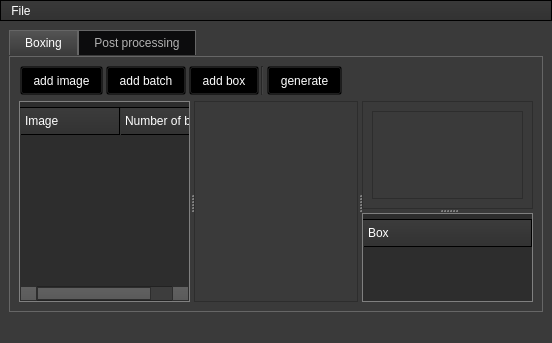
<?xml version="1.0" encoding="UTF-8"?>
<ui version="4.0">
 <class>MainWindow</class>
 <widget class="QMainWindow" name="MainWindow">
  <property name="geometry">
   <rect>
    <x>0</x>
    <y>0</y>
    <width>552</width>
    <height>343</height>
   </rect>
  </property>
  <property name="sizePolicy">
   <sizepolicy hsizetype="Fixed" vsizetype="Preferred">
    <horstretch>0</horstretch>
    <verstretch>0</verstretch>
   </sizepolicy>
  </property>
  <property name="contextMenuPolicy">
   <enum>Qt::PreventContextMenu</enum>
  </property>
  <property name="windowTitle">
   <string>MainWindow</string>
  </property>
  <property name="toolTipDuration">
   <number>0</number>
  </property>
  <property name="layoutDirection">
   <enum>Qt::LeftToRight</enum>
  </property>
  <property name="styleSheet">
   <string notr="true">/*Copyright (c) DevSec Studio. All rights reserved.

MIT License

Permission is hereby granted, free of charge, to any person obtaining a copy
of this software and associated documentation files (the &quot;Software&quot;), to deal
in the Software without restriction, including without limitation the rights
to use, copy, modify, merge, publish, distribute, sublicense, and/or sell
copies of the Software, and to permit persons to whom the Software is
furnished to do so, subject to the following conditions:

The above copyright notice and this permission notice shall be included in all
copies or substantial portions of the Software.

THE SOFTWARE IS PROVIDED *AS IS*, WITHOUT WARRANTY OF ANY KIND, EXPRESS OR
IMPLIED, INCLUDING BUT NOT LIMITED TO THE WARRANTIES OF MERCHANTABILITY,
FITNESS FOR A PARTICULAR PURPOSE AND NONINFRINGEMENT. IN NO EVENT SHALL THE
AUTHORS OR COPYRIGHT HOLDERS BE LIABLE FOR ANY CLAIM, DAMAGES OR OTHER
LIABILITY, WHETHER IN AN ACTION OF CONTRACT, TORT OR OTHERWISE, ARISING FROM,
OUT OF OR IN CONNECTION WITH THE SOFTWARE OR THE USE OR OTHER DEALINGS IN THE SOFTWARE.
*/

/*-----QWidget-----*/
QWidget
{
	background-color: #3a3a3a;
	color: #fff;
	selection-background-color: #b78620;
	selection-color: #000;

}


/*-----QLabel-----*/
QLabel
{
	background-color: transparent;
	color: #fff;

}


/*-----QMenuBar-----*/
QMenuBar 
{
	background-color: qlineargradient(spread:repeat, x1:1, y1:0, x2:1, y2:1, stop:0 rgba(57, 57, 57, 255),stop:1 rgba(50, 50, 50, 255));
	border: 1px solid #000;
	color: #fff;

}


QMenuBar::item 
{
	background-color: transparent;

}


QMenuBar::item:selected 
{
	background-color: rgba(183, 134, 32, 20%);
	border: 1px solid #b78620;
	color: #fff;

}


QMenuBar::item:pressed 
{
	background-color: rgb(183, 134, 32);
	border: 1px solid #b78620;
	color: #fff;

}


/*-----QMenu-----*/
QMenu
{
    background-color: qlineargradient(spread:repeat, x1:1, y1:0, x2:1, y2:1, stop:0 rgba(57, 57, 57, 255),stop:1 rgba(50, 50, 50, 255));
    border: 1px solid #222;
    padding: 4px;
	color: #fff;

}


QMenu::item
{
    background-color: transparent;
    padding: 2px 20px 2px 20px;

}


QMenu::separator
{
   	background-color: rgb(183, 134, 32);
	height: 1px;

}


QMenu::item:disabled
{
    color: #555;
    background-color: transparent;
    padding: 2px 20px 2px 20px;

}


QMenu::item:selected
{
	background-color: rgba(183, 134, 32, 20%);
	border: 1px solid #b78620;
	color: #fff;

}


/*-----QToolBar-----*/
QToolBar
{
	background-color: qlineargradient(spread:repeat, x1:1, y1:0, x2:1, y2:1, stop:0 rgba(69, 69, 69, 255),stop:1 rgba(58, 58, 58, 255));
	border-top: none;
	border-bottom: 1px solid #4f4f4f;
	border-left: 1px solid #4f4f4f;
	border-right: 1px solid #4f4f4f;

}


QToolBar::separator
{
	background-color: #2e2e2e;
	width: 1px;

}


/*-----QToolButton-----*/
QToolButton 
{
	background-color: transparent;
	color: #fff;
	padding: 5px;
	padding-left: 8px;
	padding-right: 8px;
	margin-left: 1px;
}


QToolButton:hover
{
	background-color: rgba(183, 134, 32, 20%);
	border: 1px solid #b78620;
	color: #fff;
	
}


QToolButton:pressed
{
	background-color: qlineargradient(spread:repeat, x1:1, y1:0, x2:1, y2:1, stop:0 rgba(57, 57, 57, 255),stop:1 rgba(50, 50, 50, 255));
	border: 1px solid #b78620;

}


QToolButton:checked
{
	background-color: qlineargradient(spread:repeat, x1:1, y1:0, x2:1, y2:1, stop:0 rgba(57, 57, 57, 255),stop:1 rgba(50, 50, 50, 255));
	border: 1px solid #222;
}


/*-----QPushButton-----*/
QPushButton
{
	background-color: qlineargradient(spread:repeat, x1:1, y1:0, x2:1, y2:1, stop:0 rgba(84, 84, 84, 255),stop:1 rgba(59, 59, 59, 255));
	color: #ffffff;
	min-width: 80px;
	border-style: solid;
	border-width: 1px;
	border-radius: 3px;
	border-color: #051a39;
	padding: 5px;

}


QPushButton::flat
{
	background-color: transparent;
	border: none;
	color: #fff;

}


QPushButton::disabled
{
	background-color: #404040;
	color: #656565;
	border-color: #051a39;

}


QPushButton::hover
{
	background-color: rgba(183, 134, 32, 20%);
	border: 1px solid #b78620;

}


QPushButton::pressed
{
	background-color: qlineargradient(spread:repeat, x1:1, y1:0, x2:1, y2:1, stop:0 rgba(74, 74, 74, 255),stop:1 rgba(49, 49, 49, 255));
	border: 1px solid #b78620;

}


QPushButton::checked
{
	background-color: qlineargradient(spread:repeat, x1:1, y1:0, x2:1, y2:1, stop:0 rgba(74, 74, 74, 255),stop:1 rgba(49, 49, 49, 255));
	border: 1px solid #222;

}


/*-----QLineEdit-----*/
QLineEdit
{
	background-color: #131313;
	color : #eee;
	border: 1px solid #343434;
	border-radius: 2px;
	padding: 3px;
	padding-left: 5px;

}


/*-----QPlainTExtEdit-----*/
QPlainTextEdit
{
	background-color: #131313;
	color : #eee;
	border: 1px solid #343434;
	border-radius: 2px;
	padding: 3px;
	padding-left: 5px;

}


/*-----QTabBar-----*/
QTabBar::tab
{
	background-color: qlineargradient(spread:repeat, x1:1, y1:0, x2:1, y2:1, stop:0 rgba(84, 84, 84, 255),stop:1 rgba(59, 59, 59, 255));
	color: #ffffff;
	border-style: solid;
	border-width: 1px;
	border-color: #666;
	border-bottom: none;
	padding: 5px;
	padding-left: 15px;
	padding-right: 15px;

}


QTabWidget::pane 
{
	background-color: red;
	border: 1px solid #666;
	top: 1px;

}


QTabBar::tab:last
{
	margin-right: 0; 

}


QTabBar::tab:first:!selected
{
	background-color: #0c0c0d;
	margin-left: 0px;

}


QTabBar::tab:!selected
{
	color: #b1b1b1;
	border-bottom-style: solid;
	background-color: #0c0c0d;

}


QTabBar::tab:selected
{
	margin-bottom: 0px;

}


QTabBar::tab:!selected:hover
{
	border-top-color: #b78620;

}


/*-----QComboBox-----*/
QComboBox
{
    background-color: qlineargradient(spread:repeat, x1:1, y1:0, x2:1, y2:1, stop:0 rgba(84, 84, 84, 255),stop:1 rgba(59, 59, 59, 255));
    border: 1px solid #000;
    padding-left: 6px;
    color: #ffffff;
    height: 20px;

}


QComboBox::disabled
{
	background-color: #404040;
	color: #656565;
	border-color: #051a39;

}


QComboBox:on
{
    background-color: #b78620;
	color: #000;

}


QComboBox QAbstractItemView
{
    background-color: #383838;
    color: #ffffff;
    border: 1px solid black;
    selection-background-color: #b78620;
    outline: 0;

}


QComboBox::drop-down
{
	background-color: qlineargradient(spread:repeat, x1:1, y1:0, x2:1, y2:1, stop:0 rgba(57, 57, 57, 255),stop:1 rgba(50, 50, 50, 255));
    subcontrol-origin: padding;
    subcontrol-position: top right;
    width: 15px;
    border-left-width: 1px;
    border-left-color: black;
    border-left-style: solid; 

}


QComboBox::down-arrow
{
    image: url(://arrow-down.png);
    width: 8px;
    height: 8px;
}


/*-----QSpinBox &amp; QDateTimeEdit-----*/
QSpinBox,
QDateTimeEdit 
{
    background-color: #131313;
	color : #eee;
	border: 1px solid #343434;
	padding: 3px;
	padding-left: 5px;
    border-radius : 2px;

}


QSpinBox::up-button, 
QDateTimeEdit::up-button
{
	border-top-right-radius:2px;
	background-color: #777777;
    width: 16px; 
    border-width: 1px;

}


QSpinBox::up-button:hover, 
QDateTimeEdit::up-button:hover
{
	background-color: #585858;

}


QSpinBox::up-button:pressed, 
QDateTimeEdit::up-button:pressed
{
	background-color: #252525;
    width: 16px; 
    border-width: 1px;

}


QSpinBox::up-arrow,
QDateTimeEdit::up-arrow
{
    image: url(://arrow-up.png);
    width: 7px;
    height: 7px;

}


QSpinBox::down-button, 
QDateTimeEdit::down-button
{
	border-bottom-right-radius:2px;
	background-color: #777777;
    width: 16px; 
    border-width: 1px;

}


QSpinBox::down-button:hover, 
QDateTimeEdit::down-button:hover
{
	background-color: #585858;

}


QSpinBox::down-button:pressed, 
QDateTimeEdit::down-button:pressed
{
	background-color: #252525;
    width: 16px; 
    border-width: 1px;

}


QSpinBox::down-arrow,
QDateTimeEdit::down-arrow
{
    image: url(://arrow-down.png);
    width: 7px;
    height: 7px;

}


/*-----QGroupBox-----*/
QGroupBox 
{
    border: 1px solid;
    border-color: #666666;
	border-radius: 5px;
    margin-top: 20px;

}


QGroupBox::title  
{
    background-color: transparent;
    color: #eee;
    subcontrol-origin: margin;
    padding: 5px;
	border-top-left-radius: 3px;
	border-top-right-radius: 3px;

}


/*-----QHeaderView-----*/
QHeaderView::section
{
    background-color: qlineargradient(spread:repeat, x1:1, y1:0, x2:1, y2:1, stop:0 rgba(60, 60, 60, 255),stop:1 rgba(50, 50, 50, 255));
	border: 1px solid #000;
    color: #fff;
    text-align: left;
	padding: 4px;
	
}


QHeaderView::section:disabled
{
    background-color: #525251;
    color: #656565;

}


QHeaderView::section:checked
{
    background-color: qlineargradient(spread:repeat, x1:1, y1:0, x2:1, y2:1, stop:0 rgba(60, 60, 60, 255),stop:1 rgba(50, 50, 50, 255));
    color: #fff;

}


QHeaderView::section::vertical::first,
QHeaderView::section::vertical::only-one
{
    border-top: 1px solid #353635;

}


QHeaderView::section::vertical
{
    border-top: 1px solid #353635;

}


QHeaderView::section::horizontal::first,
QHeaderView::section::horizontal::only-one
{
    border-left: 1px solid #353635;

}


QHeaderView::section::horizontal
{
    border-left: 1px solid #353635;

}


QTableCornerButton::section
{
    background-color: qlineargradient(spread:repeat, x1:1, y1:0, x2:1, y2:1, stop:0 rgba(60, 60, 60, 255),stop:1 rgba(50, 50, 50, 255));
	border: 1px solid #000;
    color: #fff;

}


/*-----QTreeWidget-----*/
QTreeView
{
	show-decoration-selected: 1;
	alternate-background-color: #3a3a3a;
	selection-color: #fff;
	background-color: #2d2d2d;
	border: 1px solid gray;
	padding-top : 5px;
	color: #fff;
	font: 8pt;

}


QTreeView::item:selected
{
	color:#fff;
	background-color: #b78620;
	border-radius: 0px;

}


QTreeView::item:!selected:hover
{
    background-color: #262626;
    border: none;
    color: white;

}


QTreeView::branch:has-children:!has-siblings:closed,
QTreeView::branch:closed:has-children:has-siblings 
{
	image: url(://tree-closed.png);

}


QTreeView::branch:open:has-children:!has-siblings,
QTreeView::branch:open:has-children:has-siblings  
{
	image: url(://tree-open.png);

}


/*-----QListView-----*/
QListView 
{
	background-color: qlineargradient(spread:repeat, x1:1, y1:0, x2:1, y2:1, stop:0 rgba(83, 83, 83, 255),stop:0.293269 rgba(81, 81, 81, 255),stop:0.634615 rgba(79, 79, 79, 255),stop:1 rgba(83, 83, 83, 255));
    border : none;
    color: white;
    show-decoration-selected: 1; 
    outline: 0;
	border: 1px solid gray;

}


QListView::disabled 
{
	background-color: #656565;
	color: #1b1b1b;
    border: 1px solid #656565;

}


QListView::item 
{
	background-color: #2d2d2d;
    padding: 1px;

}


QListView::item:alternate 
{
    background-color: #3a3a3a;

}


QListView::item:selected 
{
	background-color: #b78620;
	border: 1px solid #b78620;
	color: #fff;

}


QListView::item:selected:!active 
{
	background-color: #b78620;
	border: 1px solid #b78620;
	color: #fff;

}


QListView::item:selected:active 
{
	background-color: #b78620;
	border: 1px solid #b78620;
	color: #fff;

}


QListView::item:hover {
    background-color: #262626;
    border: none;
    color: white;

}


/*-----QCheckBox-----*/
QCheckBox
{
	background-color: transparent;
    color: lightgray;
	border: none;

}


QCheckBox::indicator
{
    background-color: #323232;
    border: 1px solid darkgray;
    width: 12px;
    height: 12px;

}


QCheckBox::indicator:checked
{
    image:url(&quot;./ressources/check.png&quot;);
	background-color: #b78620;
    border: 1px solid #3a546e;

}


QCheckBox::indicator:unchecked:hover
{
	border: 1px solid #b78620; 

}


QCheckBox::disabled
{
	color: #656565;

}


QCheckBox::indicator:disabled
{
	background-color: #656565;
	color: #656565;
    border: 1px solid #656565;

}


/*-----QRadioButton-----*/
QRadioButton 
{
	color: lightgray;
	background-color: transparent;

}


QRadioButton::indicator::unchecked:hover 
{
	background-color: lightgray;
	border: 2px solid #b78620;
	border-radius: 6px;
}


QRadioButton::indicator::checked 
{
	border: 2px solid #b78620;
	border-radius: 6px;
	background-color: rgba(183,134,32,20%);  
	width: 9px; 
	height: 9px; 

}


/*-----QSlider-----*/
QSlider::groove:horizontal 
{
	background-color: transparent;
	height: 3px;

}


QSlider::sub-page:horizontal 
{
	background-color: #b78620;

}


QSlider::add-page:horizontal 
{
	background-color: #131313;

}


QSlider::handle:horizontal 
{
	background-color: #b78620;
	width: 14px;
	margin-top: -6px;
	margin-bottom: -6px;
	border-radius: 6px;

}


QSlider::handle:horizontal:hover 
{
	background-color: #d89e25;
	border-radius: 6px;

}


QSlider::sub-page:horizontal:disabled 
{
	background-color: #bbb;
	border-color: #999;

}


QSlider::add-page:horizontal:disabled 
{
	background-color: #eee;
	border-color: #999;

}


QSlider::handle:horizontal:disabled 
{
	background-color: #eee;
	border: 1px solid #aaa;
	border-radius: 3px;

}


/*-----QScrollBar-----*/
QScrollBar:horizontal
{
    border: 1px solid #222222;
    background-color: #3d3d3d;
    height: 15px;
    margin: 0px 16px 0 16px;

}


QScrollBar::handle:horizontal
{
	background-color: qlineargradient(spread:repeat, x1:1, y1:0, x2:1, y2:1, stop:0 rgba(97, 97, 97, 255),stop:1 rgba(90, 90, 90, 255));
	border: 1px solid #2d2d2d;
    min-height: 20px;

}


QScrollBar::add-line:horizontal
{
	background-color: qlineargradient(spread:repeat, x1:1, y1:0, x2:1, y2:1, stop:0 rgba(97, 97, 97, 255),stop:1 rgba(90, 90, 90, 255));
	border: 1px solid #2d2d2d;
    width: 15px;
    subcontrol-position: right;
    subcontrol-origin: margin;

}


QScrollBar::sub-line:horizontal
{
	background-color: qlineargradient(spread:repeat, x1:1, y1:0, x2:1, y2:1, stop:0 rgba(97, 97, 97, 255),stop:1 rgba(90, 90, 90, 255));
	border: 1px solid #2d2d2d;
    width: 15px;
    subcontrol-position: left;
    subcontrol-origin: margin;

}


QScrollBar::right-arrow:horizontal
{
    image: url(://arrow-right.png);
    width: 6px;
    height: 6px;

}


QScrollBar::left-arrow:horizontal
{
    image: url(://arrow-left.png);
    width: 6px;
    height: 6px;

}


QScrollBar::add-page:horizontal, QScrollBar::sub-page:horizontal
{
    background: none;

}


QScrollBar:vertical
{
    background-color: #3d3d3d;
    width: 16px;
	border: 1px solid #2d2d2d;
    margin: 16px 0px 16px 0px;

}


QScrollBar::handle:vertical
{
    background-color: qlineargradient(spread:repeat, x1:1, y1:0, x2:1, y2:1, stop:0 rgba(97, 97, 97, 255),stop:1 rgba(90, 90, 90, 255));
	border: 1px solid #2d2d2d;
    min-height: 20px;

}


QScrollBar::add-line:vertical
{
	background-color: qlineargradient(spread:repeat, x1:1, y1:0, x2:1, y2:1, stop:0 rgba(97, 97, 97, 255),stop:1 rgba(90, 90, 90, 255));
	border: 1px solid #2d2d2d;
    height: 15px;
    subcontrol-position: bottom;
    subcontrol-origin: margin;

}


QScrollBar::sub-line:vertical
{
	background-color: qlineargradient(spread:repeat, x1:1, y1:0, x2:1, y2:1, stop:0 rgba(97, 97, 97, 255),stop:1 rgba(90, 90, 90, 255));
	border: 1px solid #2d2d2d;
    height: 15px;
    subcontrol-position: top;
    subcontrol-origin: margin;

}


QScrollBar::up-arrow:vertical
{
    image: url(://arrow-up.png);
    width: 6px;
    height: 6px;

}


QScrollBar::down-arrow:vertical
{
    image: url(://arrow-down.png);
    width: 6px;
    height: 6px;

}


QScrollBar::add-page:vertical, QScrollBar::sub-page:vertical
{
    background: none;

}


/*-----QProgressBar-----*/
QProgressBar
{
    border: 1px solid #666666;
    text-align: center;
	color: #000;
	font-weight: bold;

}


QProgressBar::chunk
{
    background-color: #b78620;
    width: 30px;
    margin: 0.5px;

}
</string>
  </property>
  <widget class="QWidget" name="centralwidget">
   <layout class="QGridLayout" name="gridLayout">
    <item row="0" column="0">
     <widget class="QTabWidget" name="tabWidget">
      <property name="currentIndex">
       <number>0</number>
      </property>
      <widget class="QWidget" name="tab_1">
       <attribute name="title">
        <string>Boxing</string>
       </attribute>
       <layout class="QGridLayout" name="gridLayout_4">
        <item row="0" column="0">
         <layout class="QHBoxLayout" name="horizontalLayout_2">
          <property name="spacing">
           <number>2</number>
          </property>
          <property name="sizeConstraint">
           <enum>QLayout::SetMinimumSize</enum>
          </property>
          <item>
           <widget class="QToolButton" name="add_image_button">
            <property name="sizePolicy">
             <sizepolicy hsizetype="Fixed" vsizetype="Fixed">
              <horstretch>0</horstretch>
              <verstretch>0</verstretch>
             </sizepolicy>
            </property>
            <property name="text">
             <string>add image</string>
            </property>
           </widget>
          </item>
          <item>
           <widget class="QToolButton" name="add_batch_button">
            <property name="sizePolicy">
             <sizepolicy hsizetype="Fixed" vsizetype="Fixed">
              <horstretch>0</horstretch>
              <verstretch>0</verstretch>
             </sizepolicy>
            </property>
            <property name="text">
             <string>add batch</string>
            </property>
           </widget>
          </item>
          <item>
           <widget class="QToolButton" name="add_box_button">
            <property name="sizePolicy">
             <sizepolicy hsizetype="Fixed" vsizetype="Fixed">
              <horstretch>0</horstretch>
              <verstretch>0</verstretch>
             </sizepolicy>
            </property>
            <property name="text">
             <string>add box</string>
            </property>
           </widget>
          </item>
          <item>
           <widget class="Line" name="line">
            <property name="orientation">
             <enum>Qt::Vertical</enum>
            </property>
           </widget>
          </item>
          <item>
           <widget class="QToolButton" name="generate_button">
            <property name="sizePolicy">
             <sizepolicy hsizetype="Fixed" vsizetype="Fixed">
              <horstretch>0</horstretch>
              <verstretch>0</verstretch>
             </sizepolicy>
            </property>
            <property name="text">
             <string>generate</string>
            </property>
           </widget>
          </item>
          <item>
           <spacer name="horizontalSpacer">
            <property name="orientation">
             <enum>Qt::Horizontal</enum>
            </property>
            <property name="sizeHint" stdset="0">
             <size>
              <width>40</width>
              <height>20</height>
             </size>
            </property>
           </spacer>
          </item>
         </layout>
        </item>
        <item row="1" column="0">
         <widget class="QSplitter" name="splitter_2">
          <property name="orientation">
           <enum>Qt::Horizontal</enum>
          </property>
          <widget class="QTreeWidget" name="Batch_images_tree">
           <property name="sizePolicy">
            <sizepolicy hsizetype="Preferred" vsizetype="Preferred">
             <horstretch>0</horstretch>
             <verstretch>0</verstretch>
            </sizepolicy>
           </property>
           <property name="minimumSize">
            <size>
             <width>52</width>
             <height>0</height>
            </size>
           </property>
           <property name="maximumSize">
            <size>
             <width>16777215</width>
             <height>16777215</height>
            </size>
           </property>
           <property name="baseSize">
            <size>
             <width>50</width>
             <height>0</height>
            </size>
           </property>
           <property name="toolTip">
            <string>&lt;html&gt;&lt;head/&gt;&lt;body&gt;&lt;p&gt;Images&lt;/p&gt;&lt;/body&gt;&lt;/html&gt;</string>
           </property>
           <property name="sizeAdjustPolicy">
            <enum>QAbstractScrollArea::AdjustToContents</enum>
           </property>
           <attribute name="headerDefaultSectionSize">
            <number>100</number>
           </attribute>
           <column>
            <property name="text">
             <string>Image</string>
            </property>
           </column>
           <column>
            <property name="text">
             <string>Number of boxes</string>
            </property>
           </column>
          </widget>
          <widget class="QWidget" name="image_frame" native="true">
           <property name="sizePolicy">
            <sizepolicy hsizetype="Expanding" vsizetype="Expanding">
             <horstretch>0</horstretch>
             <verstretch>0</verstretch>
            </sizepolicy>
           </property>
           <property name="contextMenuPolicy">
            <enum>Qt::PreventContextMenu</enum>
           </property>
           <layout class="QGridLayout" name="gridLayout_2">
            <property name="sizeConstraint">
             <enum>QLayout::SetDefaultConstraint</enum>
            </property>
            <item row="0" column="2">
             <widget class="QGraphicsView" name="graphicsView">
              <property name="sizePolicy">
               <sizepolicy hsizetype="Preferred" vsizetype="Preferred">
                <horstretch>1</horstretch>
                <verstretch>0</verstretch>
               </sizepolicy>
              </property>
              <property name="cursor" stdset="0">
               <cursorShape>ArrowCursor</cursorShape>
              </property>
              <property name="mouseTracking">
               <bool>true</bool>
              </property>
              <property name="sizeAdjustPolicy">
               <enum>QAbstractScrollArea::AdjustToContents</enum>
              </property>
              <property name="dragMode">
               <enum>QGraphicsView::NoDrag</enum>
              </property>
             </widget>
            </item>
           </layout>
          </widget>
          <widget class="QSplitter" name="splitter">
           <property name="orientation">
            <enum>Qt::Vertical</enum>
           </property>
           <widget class="QFrame" name="preview_frame">
            <property name="sizePolicy">
             <sizepolicy hsizetype="Minimum" vsizetype="Preferred">
              <horstretch>0</horstretch>
              <verstretch>0</verstretch>
             </sizepolicy>
            </property>
            <property name="minimumSize">
             <size>
              <width>100</width>
              <height>100</height>
             </size>
            </property>
            <property name="sizeIncrement">
             <size>
              <width>0</width>
              <height>0</height>
             </size>
            </property>
            <property name="baseSize">
             <size>
              <width>0</width>
              <height>0</height>
             </size>
            </property>
            <property name="toolTip">
             <string>&lt;html&gt;&lt;head/&gt;&lt;body&gt;&lt;p&gt;Preview&lt;/p&gt;&lt;/body&gt;&lt;/html&gt;</string>
            </property>
            <property name="frameShape">
             <enum>QFrame::StyledPanel</enum>
            </property>
            <property name="frameShadow">
             <enum>QFrame::Raised</enum>
            </property>
            <layout class="QGridLayout" name="gridLayout_3">
             <item row="0" column="0">
              <widget class="QGraphicsView" name="preview">
               <property name="sizePolicy">
                <sizepolicy hsizetype="Minimum" vsizetype="Minimum">
                 <horstretch>0</horstretch>
                 <verstretch>0</verstretch>
                </sizepolicy>
               </property>
               <property name="verticalScrollBarPolicy">
                <enum>Qt::ScrollBarAlwaysOff</enum>
               </property>
               <property name="horizontalScrollBarPolicy">
                <enum>Qt::ScrollBarAlwaysOff</enum>
               </property>
               <property name="sizeAdjustPolicy">
                <enum>QAbstractScrollArea::AdjustToContents</enum>
               </property>
              </widget>
             </item>
            </layout>
           </widget>
           <widget class="QTreeWidget" name="Boxes_tree">
            <property name="sizePolicy">
             <sizepolicy hsizetype="Preferred" vsizetype="Preferred">
              <horstretch>0</horstretch>
              <verstretch>0</verstretch>
             </sizepolicy>
            </property>
            <property name="minimumSize">
             <size>
              <width>0</width>
              <height>0</height>
             </size>
            </property>
            <property name="toolTip">
             <string>&lt;html&gt;&lt;head/&gt;&lt;body&gt;&lt;p&gt;Boxes&lt;/p&gt;&lt;/body&gt;&lt;/html&gt;</string>
            </property>
            <property name="layoutDirection">
             <enum>Qt::LeftToRight</enum>
            </property>
            <property name="sizeAdjustPolicy">
             <enum>QAbstractScrollArea::AdjustToContents</enum>
            </property>
            <column>
             <property name="text">
              <string notr="true">Box</string>
             </property>
            </column>
           </widget>
          </widget>
         </widget>
        </item>
       </layout>
      </widget>
      <widget class="QWidget" name="tab_2">
       <attribute name="title">
        <string>Post processing</string>
       </attribute>
       <layout class="QGridLayout" name="gridLayout_5">
        <item row="0" column="0">
         <widget class="QSplitter" name="splitter_3">
          <property name="orientation">
           <enum>Qt::Horizontal</enum>
          </property>
          <widget class="QTreeWidget" name="treeWidget">
           <column>
            <property name="text">
             <string notr="true">1</string>
            </property>
           </column>
          </widget>
          <widget class="QGraphicsView" name="graphicsView_2"/>
         </widget>
        </item>
       </layout>
      </widget>
     </widget>
    </item>
   </layout>
  </widget>
  <widget class="QStatusBar" name="statusbar"/>
  <widget class="QMenuBar" name="menubar">
   <property name="enabled">
    <bool>true</bool>
   </property>
   <property name="geometry">
    <rect>
     <x>0</x>
     <y>0</y>
     <width>552</width>
     <height>24</height>
    </rect>
   </property>
   <widget class="QMenu" name="menuFile">
    <property name="title">
     <string>File</string>
    </property>
    <addaction name="actionOpen"/>
    <addaction name="actionSave"/>
   </widget>
   <addaction name="menuFile"/>
  </widget>
  <action name="addImage">
   <property name="text">
    <string>Add image</string>
   </property>
   <property name="toolTip">
    <string>&lt;html&gt;&lt;head/&gt;&lt;body&gt;&lt;p&gt;Add image to selected batch&lt;/p&gt;&lt;/body&gt;&lt;/html&gt;</string>
   </property>
   <property name="shortcut">
    <string>Ctrl+A, Ctrl+I</string>
   </property>
  </action>
  <action name="actionaddBatch">
   <property name="text">
    <string>Add Batch</string>
   </property>
   <property name="shortcut">
    <string>Ctrl+A, Ctrl+B</string>
   </property>
  </action>
  <action name="actionaddBox">
   <property name="text">
    <string>add Box</string>
   </property>
   <property name="shortcut">
    <string>Ctrl+A, Ctrl+X</string>
   </property>
  </action>
  <action name="actionGenerate">
   <property name="text">
    <string>Generate</string>
   </property>
   <property name="toolTip">
    <string>generate the Dataset</string>
   </property>
   <property name="shortcut">
    <string>Ctrl+G</string>
   </property>
  </action>
  <action name="actionOpen">
   <property name="text">
    <string>Open</string>
   </property>
  </action>
  <action name="actionSave">
   <property name="text">
    <string>Save</string>
   </property>
  </action>
 </widget>
 <resources/>
 <connections>
  <connection>
   <sender>add_batch_button</sender>
   <signal>pressed()</signal>
   <receiver>MainWindow</receiver>
   <slot>add_batch()</slot>
   <hints>
    <hint type="sourcelabel">
     <x>172</x>
     <y>126</y>
    </hint>
    <hint type="destinationlabel">
     <x>267</x>
     <y>211</y>
    </hint>
   </hints>
  </connection>
  <connection>
   <sender>add_box_button</sender>
   <signal>pressed()</signal>
   <receiver>MainWindow</receiver>
   <slot>add_box()</slot>
   <hints>
    <hint type="sourcelabel">
     <x>267</x>
     <y>126</y>
    </hint>
    <hint type="destinationlabel">
     <x>335</x>
     <y>180</y>
    </hint>
   </hints>
  </connection>
  <connection>
   <sender>generate_button</sender>
   <signal>pressed()</signal>
   <receiver>MainWindow</receiver>
   <slot>generate()</slot>
   <hints>
    <hint type="sourcelabel">
     <x>359</x>
     <y>126</y>
    </hint>
    <hint type="destinationlabel">
     <x>259</x>
     <y>145</y>
    </hint>
   </hints>
  </connection>
  <connection>
   <sender>Boxes_tree</sender>
   <signal>itemSelectionChanged()</signal>
   <receiver>MainWindow</receiver>
   <slot>select_box()</slot>
   <hints>
    <hint type="sourcelabel">
     <x>421</x>
     <y>217</y>
    </hint>
    <hint type="destinationlabel">
     <x>259</x>
     <y>145</y>
    </hint>
   </hints>
  </connection>
  <connection>
   <sender>Batch_images_tree</sender>
   <signal>itemClicked(QTreeWidgetItem*,int)</signal>
   <receiver>MainWindow</receiver>
   <slot>select_Image()</slot>
   <hints>
    <hint type="sourcelabel">
     <x>78</x>
     <y>165</y>
    </hint>
    <hint type="destinationlabel">
     <x>259</x>
     <y>145</y>
    </hint>
   </hints>
  </connection>
  <connection>
   <sender>add_image_button</sender>
   <signal>pressed()</signal>
   <receiver>MainWindow</receiver>
   <slot>add_image()</slot>
   <hints>
    <hint type="sourcelabel">
     <x>120</x>
     <y>126</y>
    </hint>
    <hint type="destinationlabel">
     <x>266</x>
     <y>189</y>
    </hint>
   </hints>
  </connection>
  <connection>
   <sender>actionSave</sender>
   <signal>triggered()</signal>
   <receiver>MainWindow</receiver>
   <slot>save()</slot>
   <hints>
    <hint type="sourcelabel">
     <x>-1</x>
     <y>-1</y>
    </hint>
    <hint type="destinationlabel">
     <x>275</x>
     <y>174</y>
    </hint>
   </hints>
  </connection>
  <connection>
   <sender>actionOpen</sender>
   <signal>triggered()</signal>
   <receiver>MainWindow</receiver>
   <slot>load()</slot>
   <hints>
    <hint type="sourcelabel">
     <x>-1</x>
     <y>-1</y>
    </hint>
    <hint type="destinationlabel">
     <x>275</x>
     <y>174</y>
    </hint>
   </hints>
  </connection>
  <connection>
   <sender>actionaddBox</sender>
   <signal>triggered()</signal>
   <receiver>MainWindow</receiver>
   <slot>add_box()</slot>
   <hints>
    <hint type="sourcelabel">
     <x>-1</x>
     <y>-1</y>
    </hint>
    <hint type="destinationlabel">
     <x>278</x>
     <y>174</y>
    </hint>
   </hints>
  </connection>
 </connections>
 <slots>
  <slot>add_image()</slot>
  <slot>add_batch()</slot>
  <slot>load_image()</slot>
  <slot>add_box()</slot>
  <slot>select_Image()</slot>
  <slot>select_box()</slot>
  <slot>generate()</slot>
  <slot>save()</slot>
  <slot>load()</slot>
 </slots>
</ui>
